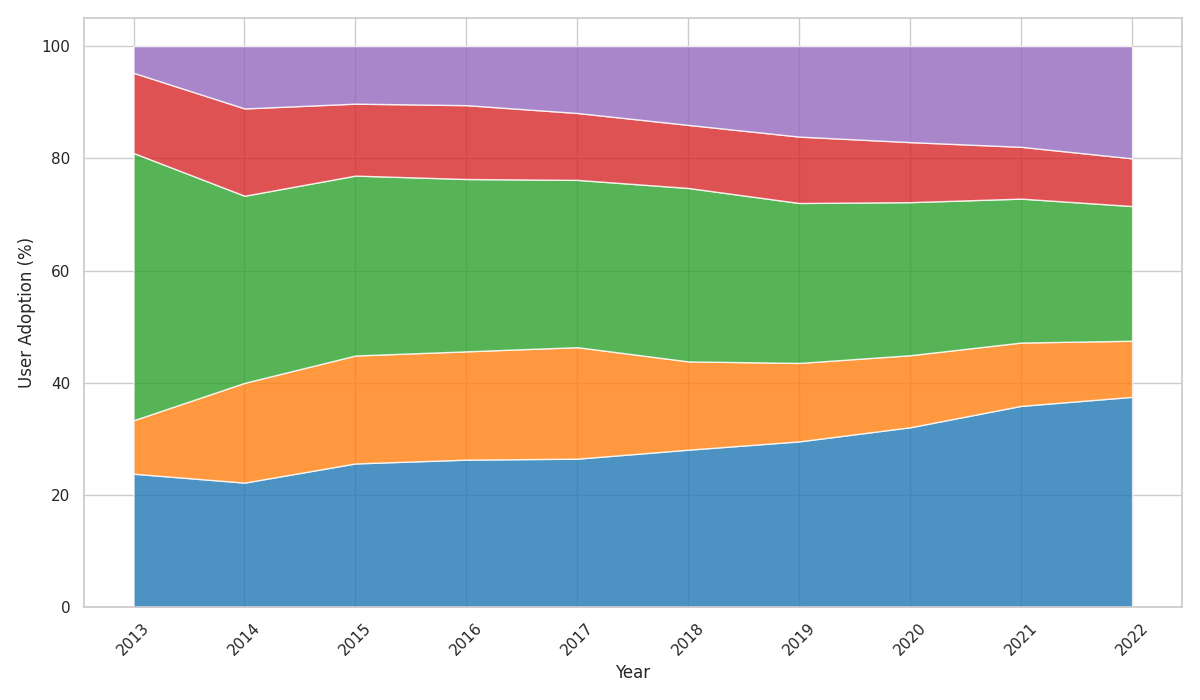

This figure's Python source:
import matplotlib.pyplot as plt
import numpy as np

years = np.arange(2013, 2023)
ai_adoption = np.array([5, 10, 20, 30, 40, 50, 55, 60, 70, 75])
blockchain_adoption = np.array([2, 8, 15, 22, 30, 28, 26, 24, 22, 20])
iot_adoption = np.array([10, 15, 25, 35, 45, 55, 53, 51, 50, 48])
ar_adoption = np.array([3, 7, 10, 15, 18, 20, 22, 20, 18, 17])
vr_adoption = np.array([1, 5, 8, 12, 18, 25, 30, 32, 35, 40])  # New VR adoption data
total_adoption = ai_adoption + blockchain_adoption + iot_adoption + ar_adoption + vr_adoption

ai_adoption_percentage = (ai_adoption / total_adoption) * 100
blockchain_adoption_percentage = (blockchain_adoption / total_adoption) * 100
iot_adoption_percentage = (iot_adoption / total_adoption) * 100
ar_adoption_percentage = (ar_adoption / total_adoption) * 100
vr_adoption_percentage = (vr_adoption / total_adoption) * 100

adoption_data = np.vstack([ai_adoption_percentage, 
                           blockchain_adoption_percentage, 
                           iot_adoption_percentage, 
                           ar_adoption_percentage,
                           vr_adoption_percentage])

plt.figure(figsize=(12, 7))
colors = ['#1f77b4', '#ff7f0e', '#2ca02c', '#d62728', '#9467bd']  # Added color for VR

plt.stackplot(years, adoption_data, colors=colors, alpha=0.8)

plt.xlabel('Year', fontsize=12)
plt.ylabel('User Adoption (%)', fontsize=12)
plt.xticks(years, rotation=45)

plt.tight_layout()
plt.show()
